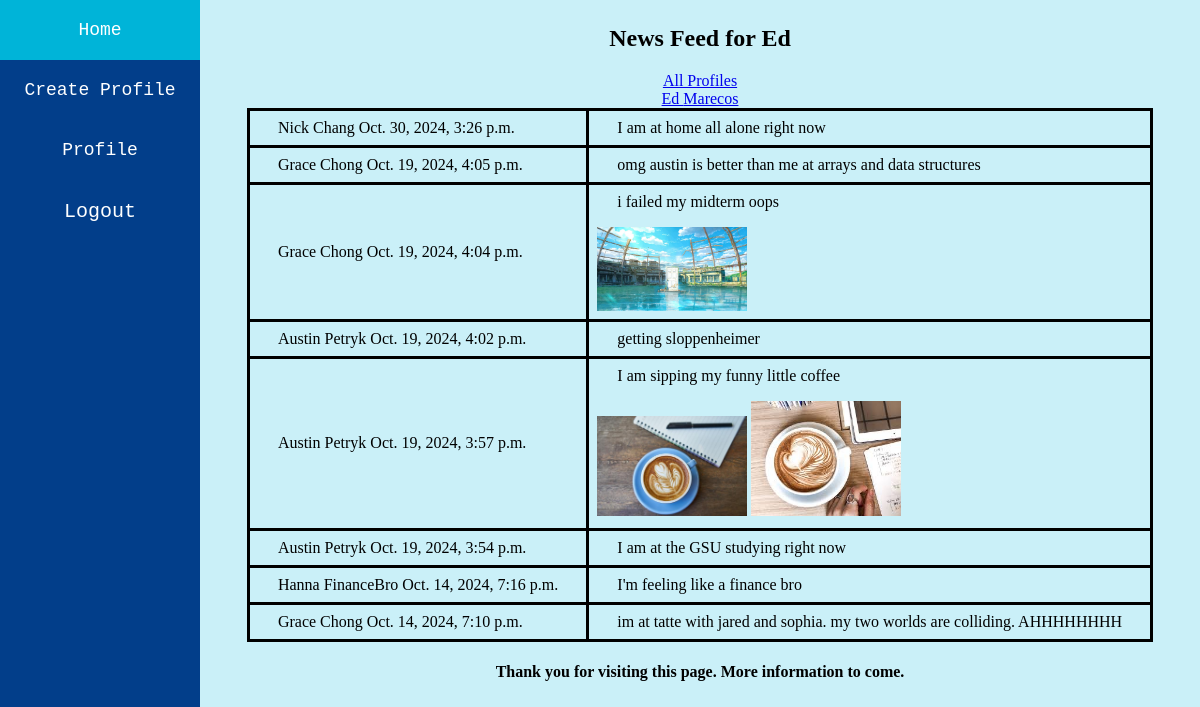
The page /mini_fb/profile/news_feed (signed in) on the database as committed earlier.
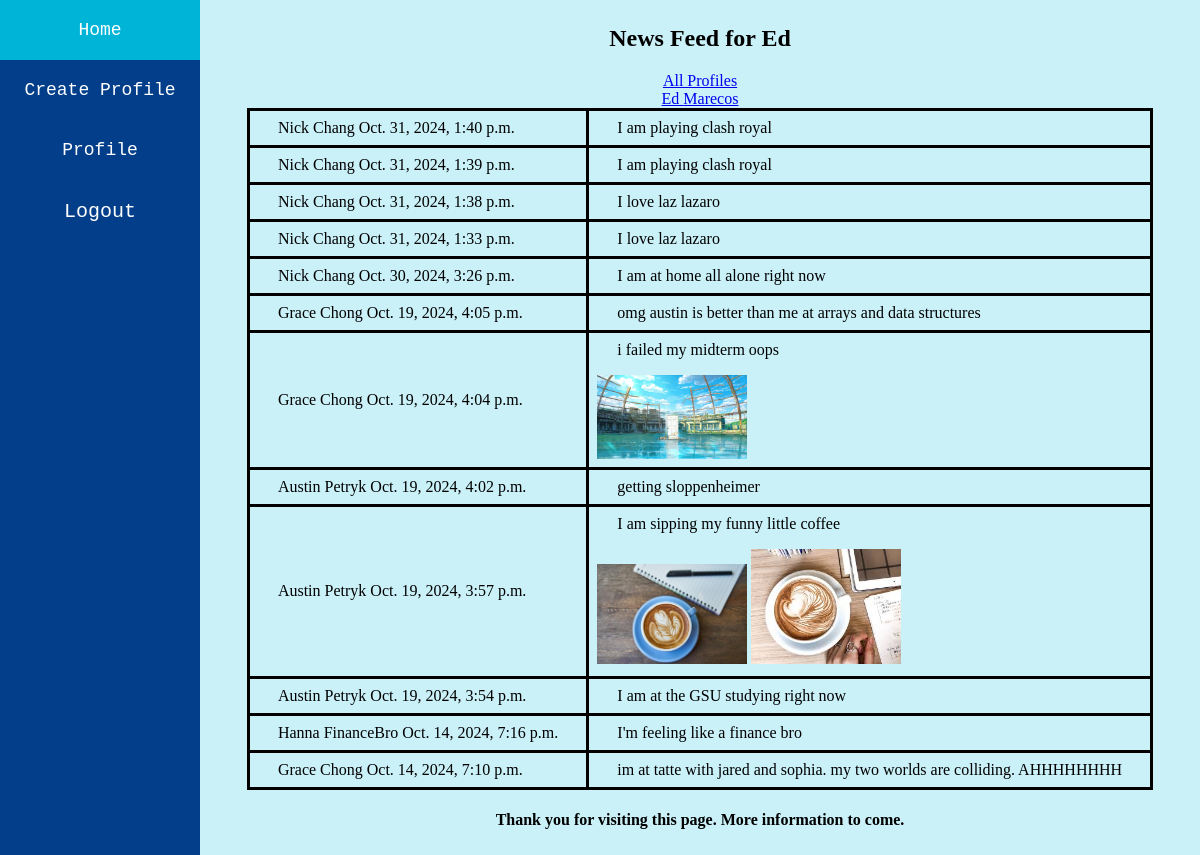
The same page on the database as committed later.
### mini_fb/models.py (models this page shows, shortened)
class Profile(models.Model):
    user = models.ForeignKey(User, on_delete=models.CASCADE)
    first_name = models.TextField(blank=False)
    last_name = models.TextField(blank=False)
    city = models.TextField(blank=False)
    email = models.TextField(blank=False)
    profile_image_url = models.TextField(blank=True)
    def __str__(self):
        return self.first_name + " " + self.last_name
    def get_friends(self):
        friendships = Friend.objects.filter(profile1=self) | Friend.objects.filter(profile2=self)
        friends = []
        for f in friendships:
            if f.profile1==self:
                friends.append(f.profile2)
            else:
                friends.append(f.profile1)
        return friends
    def get_news_feed(self):
        friends = self.get_friends()
        statuses = StatusMessage.objects.filter(profile__in=friends).order_by('timestamp').reverse()
        return statuses

class StatusMessage(models.Model):
    timestamp = models.DateTimeField(auto_now=True)
    message = models.TextField()
    profile = models.ForeignKey("Profile", on_delete=models.CASCADE)
    def get_images(self):
        images = Image.objects.filter(statusMessage=self)
        return images

class Image(models.Model):
    image = models.ImageField(blank=True)
    statusMessage = models.ForeignKey("StatusMessage", on_delete=models.CASCADE)

### mini_fb/views.py (the view)
# urls.py: path(r'profile/news_feed', views.ShowNewsFeedView.as_view(), name="news_feed"),
class ShowNewsFeedView(MiniFBLoginRequiredMixin, SignedInUserDetails, DetailView):
    model = Profile
    template_name="mini_fb/news_feed.html"
    context_object_name="profile"

### mini_fb/views.py (called while the page is built)
    def get_user_profile(self, user):
        return Profile.objects.filter(user=user).first()

    def get_context_data(self, **kwargs):
        print(f'request:{self.request.user}')
        context = super().get_context_data(**kwargs)
        if self.request.user.is_authenticated:
            profile = self.get_user_profile(self.request.user)
            context['logged_in_profile'] = profile
        return context

    def get_object(self):
        return self.get_user_profile(self.request.user)

### mini_fb/templates/mini_fb/news_feed.html
{% extends 'mini_fb/base.html' %}
{% block content %}
<h2>News Feed for {{profile.first_name}}</h2>
<a href="{% url 'show_all_profiles' %}">All Profiles</a>
<a href="{% url 'show_profile' profile.pk %}">{{profile.first_name}} {{profile.last_name}}</a>
<table class="status_messages news_feed">
    {% for s in profile.get_news_feed %}
    <tr>
        <td><p>{{s.profile}} {{s.timestamp}}</p></td>
        <td>
            <p>{{s.message}}</p>
            {% for img in s.get_images %}
                <img src='{{img.image.url}}' alt='{{img.image.url}}'>
            {% endfor %}
        </td>
    </tr>
    {% endfor %}
</table>
{% endblock %}

### mini_fb/templates/mini_fb/base.html (shortened to what this page needs)
 {% load static %}
 <html>
     <head>
         <link rel="stylesheet", href="{% static 'mini_fb.css' %}">
     </head>
     <body>
         <nav class="navbar">
            <a href="{% url 'show_all_profiles' %}">Home</a>
            <a href="{% url 'create_profile' %}">Create Profile</a>
            {% if request.user.is_authenticated %}
                <a href="{% url 'show_profile' logged_in_profile.pk %}">Profile</a>
                <form method="POST" action="{% url 'logout' %}">
                    <input type="submit" value="Logout">
                </form>
            {% else %}
                <a href="{% url 'login' %}">Login</a>
            {% endif %}
         </nav>
        <div class="content">
            {% block content %}{% endblock %}
            <footer>
                <h4>Thank you for visiting this page. More information to come.</h4>
            </footer>
        </div>
     </body>
 </html>

### static/mini_fb.css (style rules this page uses)
body { display: flex; padding: 0px; margin: 0px; }
.navbar { list-style-type: none; background-color: #023e8a; width: 200px; height: 100%; position: fixed; overflow: auto; font-family:'Courier New'; font-size: 18px; }
.navbar a { display: block; color: white; text-decoration: none; text-align: center; padding: 20px; }
.navbar input { display: block; color: white; text-decoration: none; text-align: center; padding: 20px; width: 100%; background-color: #023e8a; border: 0; outline: none; font-family:'Courier New'; font-size: 20px; }
.content { background-color: #caf0f8; width: 100%; padding: 5px; margin-left: 200px; align-items: center; display: flex; justify-content: flex-start; align-items: center; flex-direction: column; overflow: auto; }
.content p { margin-left: 20px; margin-right: 20px; }
.content td { text-align: center; }
.status_messages td { text-align: left; }
.status_messages img { max-width: 150px; max-height: 150px; }
.status_messages { border-collapse: collapse; }
.news_feed td { border: 3px solid black; border-radius: 5px; padding: 8px; }

Rows that differ between the two databases and show on the page:
added StatusMessage: profile "Nick Chang", timestamp "Oct. 31, 2024, 1:40 p.m.", message "I am playing clash royal"
added StatusMessage: profile "Nick Chang", timestamp "Oct. 31, 2024, 1:39 p.m.", message "I am playing clash royal"
added StatusMessage: profile "Nick Chang", timestamp "Oct. 31, 2024, 1:38 p.m.", message "I love laz lazaro"
added StatusMessage: profile "Nick Chang", timestamp "Oct. 31, 2024, 1:33 p.m.", message "I love laz lazaro"
